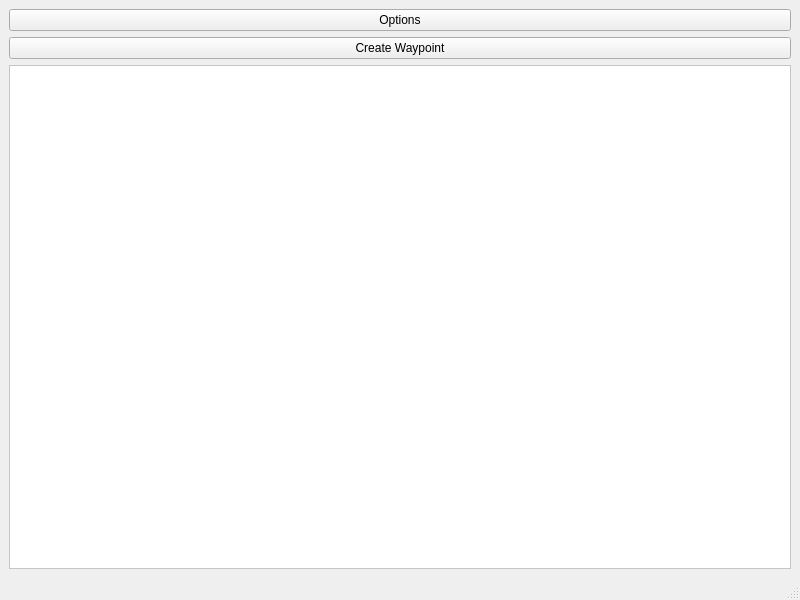
<?xml version="1.0" encoding="UTF-8"?>
<ui version="4.0">
 <class>MainWindow</class>
 <widget class="QMainWindow" name="MainWindow">
  <property name="geometry">
   <rect>
    <x>0</x>
    <y>0</y>
    <width>800</width>
    <height>600</height>
   </rect>
  </property>
  <property name="windowTitle">
   <string>Main Window</string>
  </property>
  <widget class="QWidget" name="centralwidget">
   <layout class="QVBoxLayout" name="verticalLayout">
    <item>
     <widget class="QPushButton" name="optionButton">
      <property name="text">
       <string>Options</string>
      </property>
     </widget>
    </item>
    <item>
     <widget class="QPushButton" name="createWaypointButton">
      <property name="text">
       <string>Create Waypoint</string>
      </property>
     </widget>
    </item>
    <item>
     <widget class="QGraphicsView" name="mapView">
      <property name="styleSheet">
       <string notr="true">background-color: white;</string>
      </property>
     </widget>
    </item>
   </layout>
  </widget>
  <widget class="QMenuBar" name="menubar"/>
  <widget class="QStatusBar" name="statusbar"/>
 </widget>
 <resources/>
 <connections/>
</ui>
